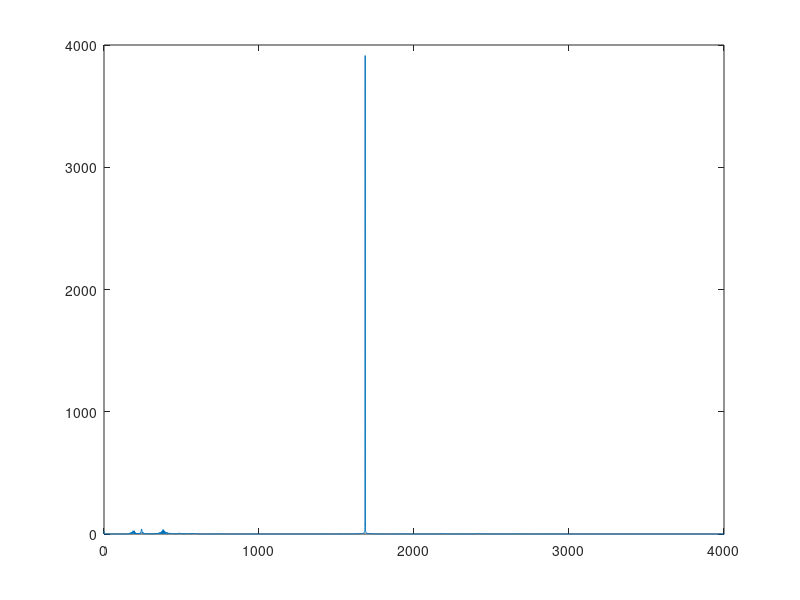

This figure's MATLAB source: (Note: this script raises an error after producing the figure.)
clear all; clc;
load("nspeech.mat");


x = nspeech;

N = length(x)
X = fft(x,N);

f = (0:(N-1))*fs/N;

plot(f,abs(X))
xlim([0,4000])

%del gráfico f0 = 1685 -> 1685*2pi/8k = 1.322

[nspeech_dtft, w_nspeech] = DTFT(nspeech,0);
plot(w_nspeech,(abs(nspeech_dtft)/length(nspeech)))
xlim([0,pi/2])



%Del grafico theta = 1.323 -> coinciden


%filtro -> H(w) =  1-2cos(1.323)*e^jw  + e^-2jw

%filtro -> H[z] = 1-0.49*z + z^-2
